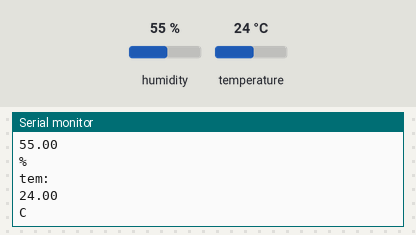
Recording of a program running on a simulated ESP32. On the bench: the last lines printed to the serial monitor. The inputs (shaded band) are chosen by the test bench; at power-on: humidity 55 %, temperature 24 °C.

Above: at 2.8 s.
2.9 s: humidity set to 22 %
At 3.3 s:
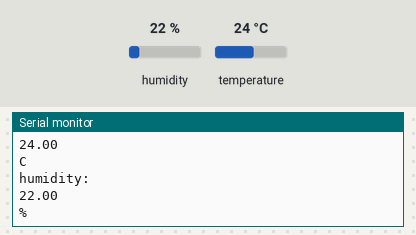
5.6 s: temperature set to 12 °C
At 6.8 s:
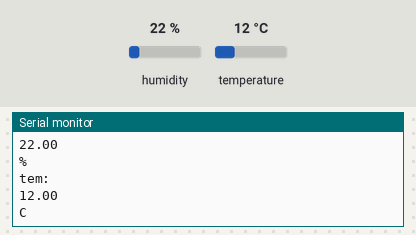
8.3 s: humidity set to 40 %
At 9.6 s:
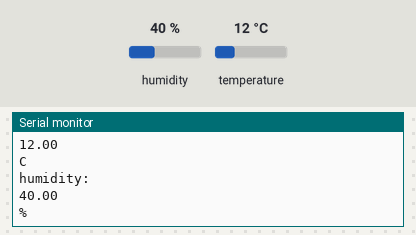
Timing chart, 0 to 11.3 s (numbered marks = the images above; inputs shaded):
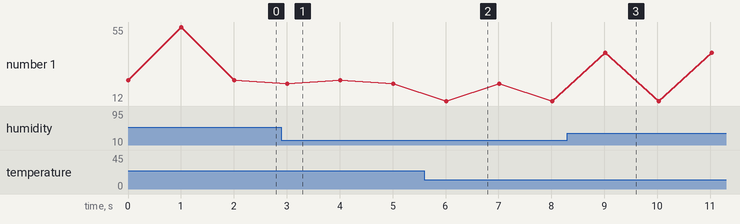

The program:

main.cpp
```cpp
#include <Arduino.h>
#include <Adafruit_Sensor.h>
#include <DHT.h>
#include <DHT_U.h>

#define DHTTYPE    DHT11
#define DHTPIN 4
DHT_Unified dht(DHTPIN,DHTTYPE);

void setup() {
  Serial.begin(115200);
  dht.begin();
}

void loop() {
  sensors_event_t event;
  dht.temperature().getEvent(&event);
  if (isnan(event.temperature))
  {
    Serial.println(F("error reading tem!"));
  } else
  {
    Serial.println(F("tem: "));
    Serial.println(event.temperature);
    Serial.println("C");
  }
  delay(1000);
  dht.humidity().getEvent(&event);
  if(isnan(event.relative_humidity))
  {
    Serial.println(F("humnidity: "));
  } else
  {
    Serial.println(F("humidity: "));
    Serial.println(event.relative_humidity);
    Serial.println(F("%"));
  }
  delay(1000);
}
```

Measured:
- after the input at 2.9 s, the serial monitor: prints a new line after 0.11 s (image 1)
- after the input at 5.6 s, the serial monitor: prints a new line after 0.42 s (image 2)
- after the input at 8.3 s, the serial monitor: prints a new line after 0.72 s (image 3)
- plotted number 1: 24 → 22 after the input at 2.9 s, 22 → 12 after the input at 5.6 s
